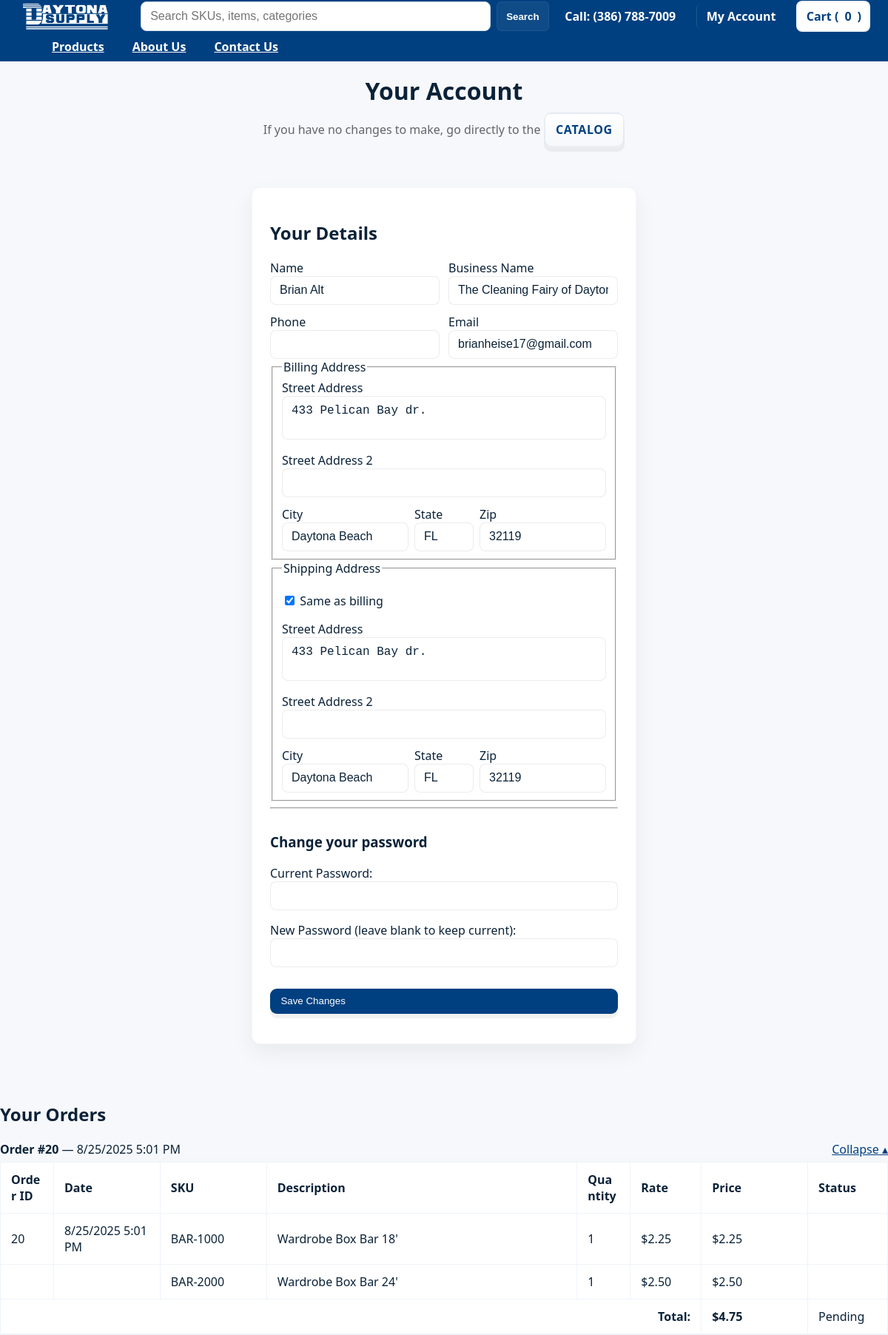
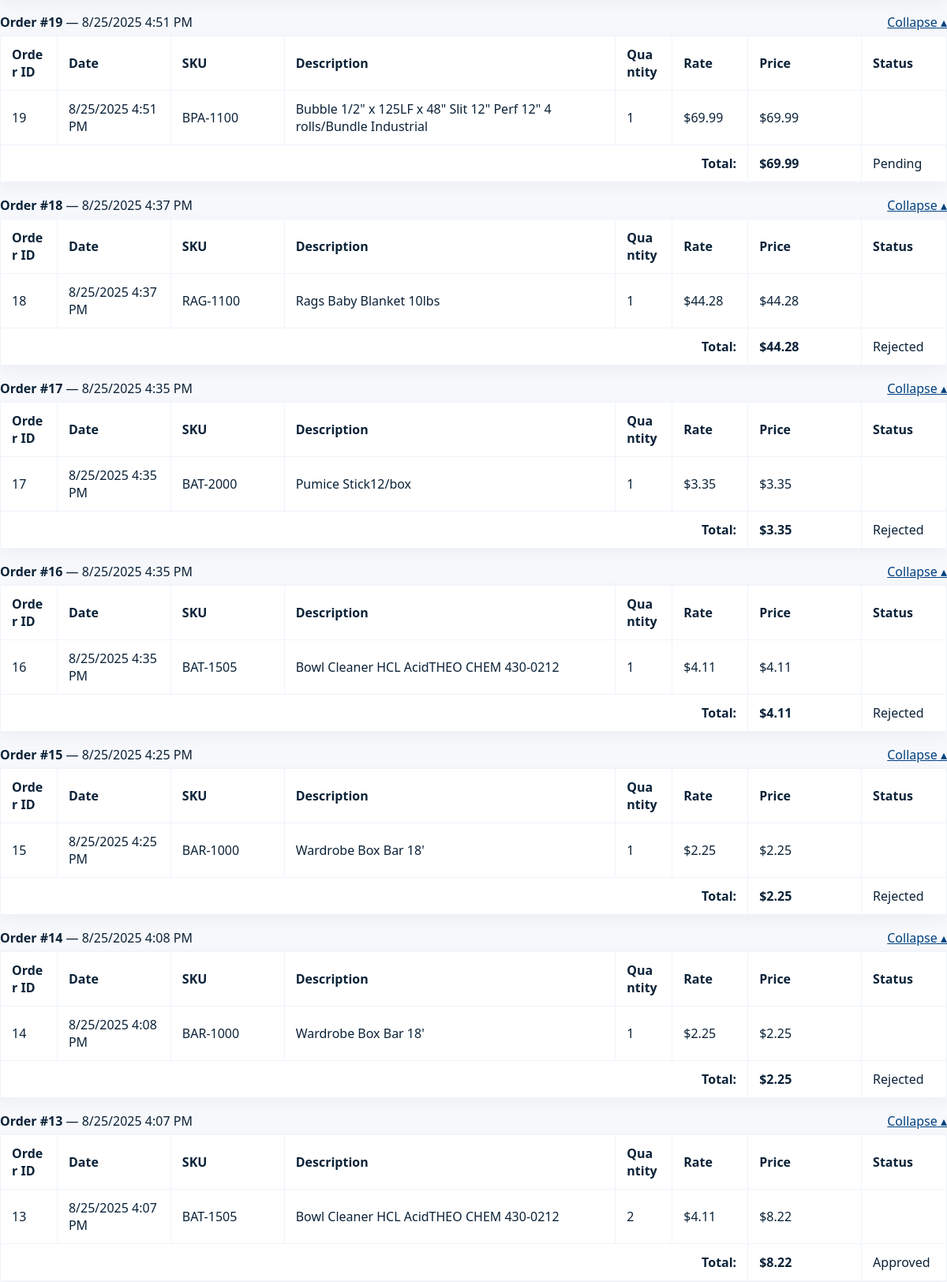
The page /account.php (signed in, upper part) on the database its author committed (2 pictures, top to bottom).
### tables this page shows
CREATE TABLE orders (
        id INTEGER PRIMARY KEY AUTOINCREMENT,
        customer_id INTEGER NOT NULL,
        status TEXT NOT NULL,
        total REAL NOT NULL,
        created_at TEXT NOT NULL, archived INTEGER DEFAULT 0,
        FOREIGN KEY(customer_id) REFERENCES customers(id)
    );

CREATE TABLE order_items (
        id INTEGER PRIMARY KEY AUTOINCREMENT,
        order_id INTEGER NOT NULL,
        product_id INTEGER NOT NULL,
        quantity INTEGER NOT NULL,
        FOREIGN KEY(order_id) REFERENCES orders(id),
        FOREIGN KEY(product_id) REFERENCES products(id)
    );

CREATE TABLE products (
        id INTEGER PRIMARY KEY AUTOINCREMENT,
        name TEXT NOT NULL,
        description TEXT,
        price REAL NOT NULL
    );

### includes/functions.php (called while the page is built, shortened)
<?php
function getProductById(int $id): ?array
{
    $db = getDb();
    $stmt = $db->prepare('SELECT * FROM products WHERE id = :id');
    $stmt->execute([':id' => $id]);
    $prod = $stmt->fetch(PDO::FETCH_ASSOC);
    return $prod ?: null;
}
function getOrdersByCustomer(int $customerId): array
{
    $db = getDb();
    $stmt = $db->prepare('SELECT * FROM orders WHERE customer_id = :customer_id ORDER BY created_at DESC');
    $stmt->execute([':customer_id' => $customerId]);
    return $stmt->fetchAll(PDO::FETCH_ASSOC);
}
function getOrderItems(int $orderId): array
{
    $db = getDb();
    $stmt = $db->prepare('SELECT * FROM order_items WHERE order_id = :order_id');
    $stmt->execute([':order_id' => $orderId]);
    return $stmt->fetchAll(PDO::FETCH_ASSOC);
}

### account.php (the view, shortened to what this page needs)
<?php
require_once __DIR__ . '/includes/functions.php';
$customer = $_SESSION['customer'];
$orders = getOrdersByCustomer((int)$customer['id']);
usort($orders, function($a, $b) {
    $ta = strtotime($a['created_at'] ?? '');
    $tb = strtotime($b['created_at'] ?? '');
    return $tb <=> $ta;
});
include __DIR__ . '/includes/header.php';
?>
<section class="page-hero centered">
    <h1>Your Account</h1>
    <p class="lead">If you have no changes to make, go directly to the <a href="catalogue.php" class="proceed-btn btn-catalog">CATALOG</a></p>
</section>
<div class="login-page">
    <div class="login-card form-card">
        <h2>Your Details</h2>
        <form id="account_form" method="post" action="account.php" class="vertical-form">
                <div class="form-grid cols-2">
                    <div class="form-row">
                        <label>Name
                            <input type="text" name="name" value="<?= htmlspecialchars($customer['name']) ?>" required autocomplete="off">
                        </label>
                    </div>
                    <div class="form-row">
                        <label>Business Name
                            <input type="text" name="business_name" value="<?= htmlspecialchars($customer['business_name']) ?>" autocomplete="off">
                        </label>
                    </div>
                    <div class="form-row">
                        <label>Phone
                            <input type="text" name="phone" value="<?= htmlspecialchars($customer['phone']) ?>" autocomplete="off">
                        </label>
                    </div>
                    <div class="form-row">
                        <label>Email
                            <input type="email" value="<?= htmlspecialchars($customer['email']) ?>" disabled autocomplete="off">
                        </label>
                    </div>
                </div>
                <fieldset>
                        <legend>Billing Address</legend>
                        <div class="form-grid">
                            <div class="form-row">
                                <label>Street Address
                                    <textarea name="billing_street" class="autosize"><?= htmlspecialchars($customer['billing_line1'] ?? $customer['billing_street'] ?? '') ?></textarea>
                                </label>
                            </div>
                            <div class="form-row">
                                <label>Street Address 2
                                    <input type="text" name="billing_street2" value="<?= htmlspecialchars($customer['billing_street2'] ?? '') ?>" autocomplete="off">
                                </label>
                            </div>
                            <div class="compact-inline">
                                <label>City<input type="text" name="billing_city" value="<?= htmlspecialchars($customer['billing_city'] ?? '') ?>" autocomplete="off"></label>
                                <label>State<input type="text" name="billing_state" value="<?= htmlspecialchars($customer['billing_state'] ?? '') ?>" autocomplete="off"></label>
                                <label>Zip<input type="text" name="billing_zip" value="<?= htmlspecialchars($customer['billing_postal_code'] ?? $customer['billing_zip'] ?? '') ?>" autocomplete="off"></label>
                            </div>
                        </div>
                </fieldset>
                <?php $sameBillingChecked = (trim(($customer['shipping_line1'] ?? $customer['shipping_street'] ?? '')) === trim(($customer['billing_line1'] ?? $customer['billing_street'] ?? ''))); ?>
                <fieldset>
                        <legend>Shipping Address</legend>
                        <p><label><input type="checkbox" name="same_as_billing" id="account_same_billing" value="1" <?= $sameBillingChecked ? 'checked' : '' ?>> Same as billing</label></p>
                        <div id="account_shipping_fields">
                                <div class="form-grid">
                                    <div class="form-row">
                                        <label>Street Address
                                            <textarea name="shipping_street" class="autosize"><?= htmlspecialchars($customer['shipping_line1'] ?? $customer['shipping_street'] ?? '') ?></textarea>
                                        </label>
                                    </div>
                                    <div class="form-row">
                                        <label>Street Address 2
                                            <input type="text" name="shipping_street2" value="<?= htmlspecialchars($customer['shipping_street2'] ?? '') ?>" autocomplete="off">
                                        </label>
                                    </div>
                                    <div class="compact-inline">
                                        <label>City<input type="text" name="shipping_city" value="<?= htmlspecialchars($customer['shipping_city'] ?? '') ?>" autocomplete="off"></label>
                                        <label>State<input type="text" name="shipping_state" value="<?= htmlspecialchars($customer['shipping_state'] ?? '') ?>" autocomplete="off"></label>
                                        <label>Zip<input type="text" name="shipping_zip" value="<?= htmlspecialchars($customer['shipping_postal_code'] ?? $customer['shipping_zip'] ?? '') ?>" autocomplete="off"></label>
                                    </div>
                                </div>
                        </div>
                </fieldset>
        <hr>
        <section style="margin-top:2em;">
            <h3>Change your password</h3>
            <p>Current Password: <input type="password" name="current_password" autocomplete="new-password"></p>
            <p>New Password (leave blank to keep current): <input type="password" name="password" autocomplete="new-password"></p>
        </section>
        <p><button type="submit" class="btn-primary">Save Changes</button></p>
    </form>
    </div>
</div>
<div class="orders-wrap container">
    <h2 style="margin-top:1.5rem;">Your Orders</h2>
    <?php if (!empty($orders)): ?>
        <?php foreach ($orders as $order): ?>
            <?php $items = getOrderItems((int)$order['id']); $orderTotal = 0.0; ?>
            <div class="order-group">
            <div style="display:flex; justify-content:space-between; align-items:center; margin-bottom:6px;">
                <div><strong>Order #<?= $order['id']; ?></strong> — <?= htmlspecialchars(date('n/j/Y g:i A', strtotime($order['created_at']))); ?></div>
                    <div><span class="order-toggle" data-order="<?= $order['id']; ?>" aria-expanded="true">Collapse</span></div>
                </div>
                <table class="account-table order-items" data-order="<?= $order['id']; ?>">
                    <tr>
                        <th>Order ID</th>
                        <th>Date</th>
                        <th>SKU</th>
                        <th>Description</th>
                        <th class="numeric">Quantity</th>
                        <th class="numeric">Rate</th>
                        <th class="numeric">Price</th>
                        <th>Status</th>
                    </tr>
                    <?php if (!empty($items)): ?>
                        <?php $firstItem = true; foreach ($items as $item): ?>
                            <?php
                                $qty = (int)$item['quantity'];
                                $sku = htmlspecialchars($item['product_name'] ?? '');
                                $pricePerUnit = isset($item['product_price']) ? (float)$item['product_price'] : null;
                                if ($sku === '' || $pricePerUnit === null) {
                                    $prod = getProductById((int)$item['product_id']);
                                    if ($prod) {
                                        $sku = htmlspecialchars($prod['name']);
                                        $desc = htmlspecialchars($prod['description'] ?? $prod['name']);
                                        $pricePerUnit = (float)$prod['price'];
                                    } else {
                                        $sku = 'Unknown item';
                                        $desc = 'Unknown product';
                                        $pricePerUnit = 0.0;
                                    }
                                } else {
                                    $desc = htmlspecialchars($item['product_description'] ?? $item['product_name']);
                                }
                                $rate = $pricePerUnit;
                                $price = $rate * $qty;
                                $orderTotal += $price;
                            ?>
                            <tr>
                                <?php if ($firstItem): ?>
                                    <td><?= $order['id']; ?></td>
                                    <td><?= htmlspecialchars(date('n/j/Y g:i A', strtotime($order['created_at']))); ?></td>
                                <?php else: ?>
                                    <td></td>
                                    <td></td>
                                <?php endif; ?>
                                <td><?= htmlspecialchars($sku); ?></td>
                                <td><?= $desc; ?></td>
                                <td class="numeric"><?= $qty; ?></td>
                                <td class="numeric">$<?= number_format($rate, 2); ?></td>
                                <td class="numeric">$<?= number_format($price, 2); ?></td>
                                <td></td>
                            </tr>
                            <?php $firstItem = false; ?>
                        <?php endforeach; ?>
                        <tr class="order-total-row">
                            <td colspan="6" style="text-align:right"><strong>Total:</strong></td>
                            <td class="numeric"><strong>$<?= number_format($orderTotal, 2); ?></strong></td>
                            <td><?= htmlspecialchars($order['status']); ?></td>
                        </tr>
                    <?php else: ?>
                        <tr><td colspan="8">No items for order #<?= $order['id']; ?></td></tr>
                    <?php endif; ?>
                </table>
            </div>
        <?php endforeach; ?>
    <?php else: ?>
        <p>You have not placed any orders.</p>
    <?php endif; ?>
  </div>
<?php include __DIR__ . '/includes/footer.php'; ?>

### includes/header.php (shortened to what this page needs)
<?php
$cartCount = 0;
$loggedIn = isset($_SESSION['customer']);
?>
<!doctype html>
<html lang="en">
<head>
    <?php $cssPath = __DIR__ . '/../assets/styles.css'; ?>
    <link rel="stylesheet" href="assets/styles.css?v=<?php echo file_exists($cssPath) ? filemtime($cssPath) : time(); ?>">
</head>
<body>
    <header class="site-header" role="banner">
        <div class="header-inner container">
            <div class="brand" style="margin-right:auto; margin-left:0;">
                <a href="/" aria-label="Daytona Supply home">
                    <img src="assets/images/Logowhite.png" alt="Daytona Supply" class="logo">
                </a>
            </div>
            <div class="search-wrap">
                <form role="search" action="catalogue.php" method="get" class="search-form">
                    <input id="search-input" name="search" type="search" placeholder="Search SKUs, items, categories" aria-label="Search products">
                    <button class="search-btn" aria-label="Search">Search</button>
                </form>
            </div>
                <div class="header-actions">
                    <a class="action link-phone" href="tel:3867887009">Call: (386) 788-7009</a>
                    <?php if ($loggedIn): ?>
                        <div class="has-account action" tabindex="0" aria-haspopup="true" aria-expanded="false">
                            <a class="account-link" href="account.php">My Account</a>
                        </div>
                    <?php else: ?>
                        <a class="action" href="login.php">Login / Register</a>
                    <?php endif; ?>
                    <a class="nav-cart action" href="cart.php" id="cart-link" aria-label="View cart">Cart (<span id="cart-count"><?php echo $cartCount; ?></span>)</a>
                </div>
        </div>
        <nav class="main-nav" role="navigation" aria-label="Primary">
            <div class="container nav-inner">
                <button id="nav-toggle" class="nav-toggle" aria-expanded="false" aria-controls="nav-menu" aria-label="Toggle navigation"><span class="sr-only">Menu</span></button>
                <div id="nav-menu" class="nav-menu" hidden>
                    <ul class="nav-cats">
                        <li class="has-mega products-item"><a class="cat-btn" href="catalogue.php">Products</a>
                        </li>
                        <li><a href="about.php">About Us</a></li>
                        <li><a href="contact.php">Contact Us</a></li>
                    </ul>
                </div>
            </div>
        </nav>
    </header>
    <main>

### includes/footer.php (shortened to what this page needs)
    </main>
</body>
</html>

### rows shown on the page
orders: id "20", created_at "8/25/2025 5:01 PM", orderTotal "4.75", status "Pending"
order_items: order "20", order.created_at "8/25/2025 5:01 PM", product.name "BAR-1000", product.description "Wardrobe Box Bar 18'", quantity "1", product.price "2.25"
order_items: product.name "BAR-2000", product.description "Wardrobe Box Bar 24'", quantity "1", product.price "2.50", price "2.50"
orders: id "19", created_at "8/25/2025 4:51 PM", orderTotal "69.99", status "Pending"
order_items: order "19", order.created_at "8/25/2025 4:51 PM", product.name "BPA-1100", product.description "Bubble 1/2\" x 125LF x 48\" Slit 12\" Perf 12\" 4 rolls/Bundle Industrial", quantity "1", product.price "69.99"
orders: id "18", created_at "8/25/2025 4:37 PM", orderTotal "44.28", status "Rejected"
order_items: order "18", order.created_at "8/25/2025 4:37 PM", product.name "RAG-1100", product.description "Rags Baby Blanket 10lbs", quantity "1", product.price "44.28"
orders: id "17", created_at "8/25/2025 4:35 PM", orderTotal "3.35", status "Rejected"
order_items: order "17", order.created_at "8/25/2025 4:35 PM", product.name "BAT-2000", product.description "Pumice Stick12/box", quantity "1", product.price "3.35"
orders: id "16", created_at "8/25/2025 4:35 PM", orderTotal "4.11", status "Rejected"
order_items: order "16", order.created_at "8/25/2025 4:35 PM", product.name "BAT-1505", product.description "Bowl Cleaner HCL AcidTHEO CHEM 430-0212", quantity "1", product.price "4.11"
orders: id "15", created_at "8/25/2025 4:25 PM", orderTotal "2.25", status "Rejected"
order_items: order "15", order.created_at "8/25/2025 4:25 PM", product.name "BAR-1000", product.description "Wardrobe Box Bar 18'", quantity "1", product.price "2.25"
orders: id "14", created_at "8/25/2025 4:08 PM", orderTotal "2.25", status "Rejected"
order_items: order "14", order.created_at "8/25/2025 4:08 PM", product.name "BAR-1000", product.description "Wardrobe Box Bar 18'", quantity "1", product.price "2.25"
orders: id "13", created_at "8/25/2025 4:07 PM", orderTotal "8.22", status "Approved"
order_items: order "13", order.created_at "8/25/2025 4:07 PM", product.name "BAT-1505", product.description "Bowl Cleaner HCL AcidTHEO CHEM 430-0212", quantity "2", product.price "4.11", price "8.22"

### other values the page prints
$cartCount "0"
